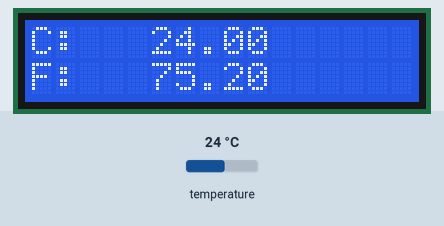
Recording of a sketch running on a simulated Arduino Uno, built with avr-gcc and run on an emulated ATmega328P. Shown: 16×2 character LCD. The inputs (shaded band) are chosen by the test bench; at power-on: temperature 24 °C. What the sketch prints to the serial monitor is not drawn.

Above: at 1.3 s.
1.4 s: temperature set to 12 °C
At 3.4 s:
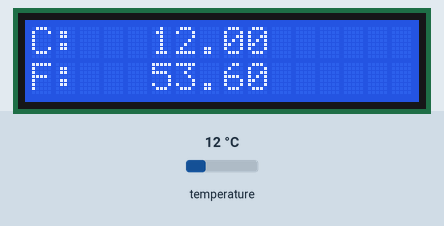
4.2 s: temperature set to 19 °C
At 5.6 s:
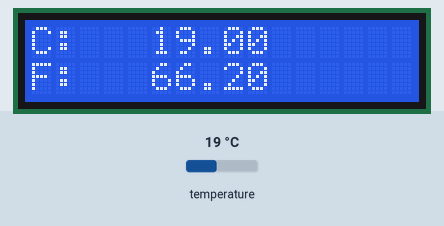
6.3 s: temperature set to 28 °C
At 8.7 s:
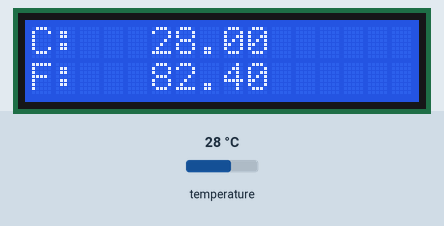
Timing chart, 0 to 10.2 s (numbered marks = the images above; inputs shaded):
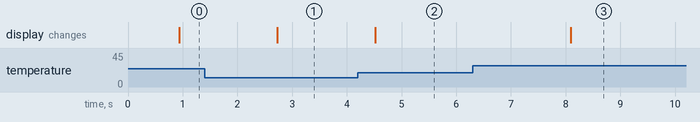

Measured:
- after the input at 1.4 s, the display: changes after 1.3 s (image 1)
- after the input at 4.2 s, the display: changes after 0.32 s (image 2)
- after the input at 6.3 s, the display: changes after 1.8 s (image 3)

The sketch:

DS_Temp_sensor.ino
```cpp
#include <DallasTemperature.h>
#include <OneWire.h>
#include <LiquidCrystal_I2C.h>

const int temp_data_pin = 4;
OneWire oneWire(temp_data_pin);
DallasTemperature sensor(&oneWire);
LiquidCrystal_I2C lcd(0x27, 16, 2);

void setup() {
  // put your setup code here, to run once:
  Serial.begin(115200);

  sensor.begin();

  lcd.begin(16, 2);
  lcd.init();
  lcd.backlight();
  lcd.clear();
  lcd.setCursor(0,0);
  lcd.print("C:");
  lcd.setCursor(0,1);
  lcd.print("F:");

}

void loop() {
  // put your main code here, to run repeatedly:
   sensor.requestTemperatures();
   float celsius, fahrenheit;
   celsius = sensor.getTempCByIndex(0);
   fahrenheit = sensor.getTempFByIndex(0);
   Serial.print("Celsius:");
   Serial.print(celsius);
   Serial.print("\tFahrenheit:");
   Serial.println(fahrenheit);
   lcd.setCursor(5, 0);
   lcd.print(String(celsius));
   lcd.setCursor(5, 1);
   lcd.print(String(fahrenheit));
   delay(1000);
}
```
